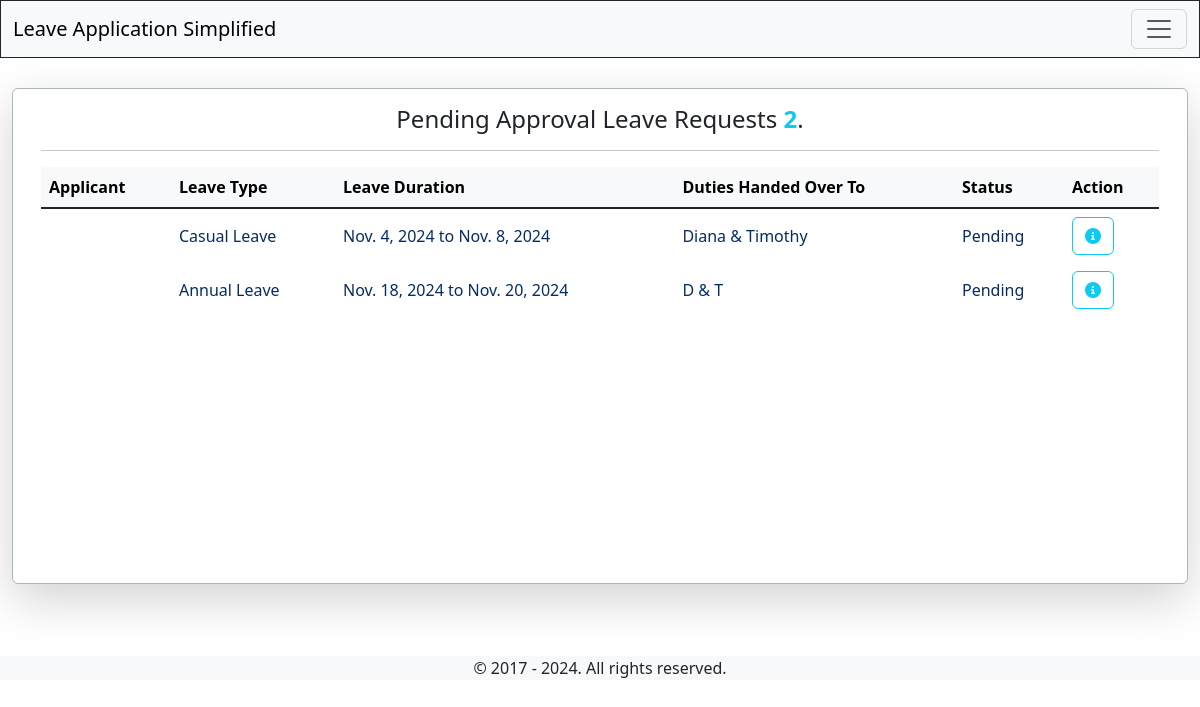
The page /pending (signed in) on the database its author committed.
### Leave/models.py (models this page shows, shortened)
class LeaveApplication(models.Model):
    LEAVE_TYPES = [
        ('Sick Leave', 'Sick Leave'),
        ('Casual Leave', 'Casual Leave'),
        ('Annual Leave', 'Annual Leave'),
        ('Maternity Leave', 'Maternity Leave'),
        ('Paternity Leave', 'Paternity Leave'),
    ]
    STATUS_CHOICES = [
        ('PENDING', 'Pending'),
        ('APPROVED', 'Approved'),
        ('DECLINED', 'Declined'),
    ]
    applicant = models.ForeignKey(User, on_delete=models.CASCADE)
    leave_type = models.CharField(max_length=20, choices=LEAVE_TYPES)
    date_of_application = models.DateField(auto_now_add=True)
    start_date = models.DateField()
    end_date = models.DateField()
    reason = models.TextField(max_length=140)
    department = models.CharField(max_length=75)
    total_leave_days = models.PositiveIntegerField()
    officer_handing_over_duty_to = models.TextField(max_length=100)
    supervisor_name = models.CharField(max_length=100)
    status = models.CharField(max_length=10, choices=STATUS_CHOICES, default='PENDING')
    reviewed_by = models.ForeignKey(User, on_delete=models.SET_NULL, null=True, related_name='reviewed_leaves')
    review_date = models.DateTimeField(null=True, blank=True)
    review_comment = models.TextField(blank=True)

### Leave/views.py (the view)
# urls.py: path('pending', views.pending, name="pending"),
@login_required(login_url='login')
@user_passes_test(lambda u: u.is_superuser)
def pending(request):
    allp = LeaveApplication.objects.filter(status='PENDING').count()
    leave_applications = LeaveApplication.objects.filter(status='PENDING')
    return render(request, 'Leave/pending.html', {'leave_applications': leave_applications, 'allpend':allp})

### Leave/templates/Leave/pending.html (shortened to what this page needs)
{% extends "Leave/navbar.html" %}
{% block body %}
<br>
<br>
    <div class="container-fluid shadow-lg border border-dark-subtle rounded mt-4">
        <div class="col p-3">
            <h4 class="text-center">Pending Approval Leave Requests <strong class="text-info">{{allpend}}</strong>.</h4>
            <hr>
                <div class="table-responsive" style="min-height: 400px; max-height: 400px; overflow-y: auto; position: relative;">
                        <table class="table table-hover center mx-auto">
                            <thead class="table-light" style="position: sticky; top: 0; background-color: white; z-index: 1;">
                                <tr>
                                    <th scope="col">Applicant</th>
                                    <th scope="col">Leave Type</th>
                                    <th scope="col">Leave Duration</th>
                                    <th scope="col">Duties Handed Over To</th>
                                    <th scope="col">Status</th>
                                    <th scope="col">Action</th>
                                </tr>
                            </thead>
                            <tbody class="table-group-divider">
                                {% for leave_application in leave_applications %}
                                    <tr>
                                        <td class="text-primary-emphasis align-middle" style="border-bottom: none;">{{ leave_application.user|capfirst }}</td>
                                        <td class="text-primary-emphasis align-middle" style="border-bottom: none;">{{ leave_application.leave_type }}</td>
                                        <td class="text-primary-emphasis align-middle" style="border-bottom: none;">{{ leave_application.start_date }} to {{ leave_application.end_date }}</td>
                                        <td class="text-primary-emphasis align-middle" style="border-bottom: none;">{{ leave_application.officer_handing_over_duty_to|capfirst }}</td>
                                        <td class="text-primary-emphasis align-middle" style="border-bottom: none;">{{ leave_application.get_status_display }}</td>
                                        <td class="text-primary-emphasis align-middle" style="border-bottom: none;">
                                                    <button type="button" class="btn btn-outline-info" data-bs-toggle="modal" data-bs-target="#mymodal{{leave_application.id}}">
                                                        <i class="fa-solid fa-circle-info"></i>
                                                    </button>
                                        </td>
                                    </tr>
                                {% empty %}
                                <tr><td colspan="6" class="text-center" style="border-bottom: none;">No pending leave applications found.</td></tr>
                                {% endfor %}
                            </tbody>
                        </table>
                </div>
        </div>
    </div>
{% endblock %}

### Leave/templates/Leave/navbar.html (shortened to what this page needs)
<!DOCTYPE html>
<html lang="en">
    <head>
        <link href="https://bootswatch.com/5/simplex/bootstrap.css" rel="stylesheet">
        <link rel="stylesheet" href="https://cdnjs.cloudflare.com/ajax/libs/font-awesome/6.6.0/css/all.min.css">
        <link href="https://cdn.jsdelivr.net/npm/bootstrap@5.3.3/dist/css/bootstrap.min.css" rel="stylesheet">
    </head>
    <body>
      {% if user.is_authenticated %}
          <nav class="navbar bg-body-tertiary fixed-top">
            <div class="container-fluid">
              <span class="navbar-brand mb-0 h1">Leave Application Simplified</span>
              <button class="navbar-toggler" type="button" data-bs-toggle="offcanvas" data-bs-target="#offcanvasNavbar" aria-controls="offcanvasNavbar" aria-label="Toggle navigation">
                <span class="navbar-toggler-icon"></span>
              </button>
            </div>
          </nav>
      {% endif %}
        <div class="container-fluid mt-3">
            {% block body %}
            {% endblock %}
        </div>
        <br>
        <br>
        <footer class="text-center mt-4 bg-body-tertiary">
          <p>&copy; 2017 - <span id="year"></span>. All rights reserved.</p>
        </footer>
    </body>
</html>

### rows shown on the page
LeaveApplication: leave_type "Casual Leave", start_date "Nov. 4, 2024", end_date "Nov. 8, 2024", officer_handing_over_duty_to "Diana & Timothy", status "Pending"
LeaveApplication: leave_type "Annual Leave", start_date "Nov. 18, 2024", end_date "Nov. 20, 2024", officer_handing_over_duty_to "D & T", status "Pending"

### other values the page prints
{{ allpend }} "2"
